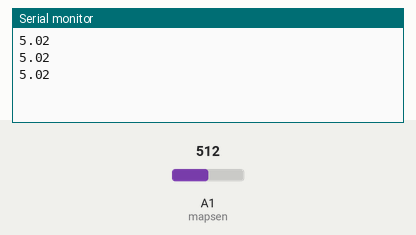
This sketch was run on a simulated Arduino Uno, built with avr-gcc and run on an emulated ATmega328P. Parts: the last lines printed to the serial monitor. The test bench sets the inputs (shaded band); at power-on: A1 (mapsen) = 512.

Above: at 1.2 s.
1.3 s: A1 (mapsen) set to 716
At 1.58 s:
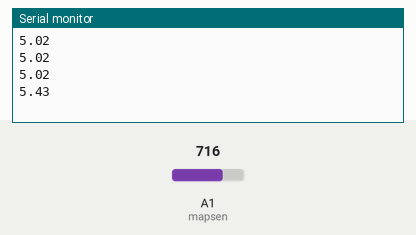
2.8 s: A1 (mapsen) set to 900
At 2.94 s:
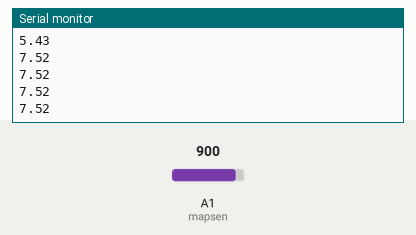
Timing chart, 0 to 5.8 s (numbered marks = the images above; inputs shaded):
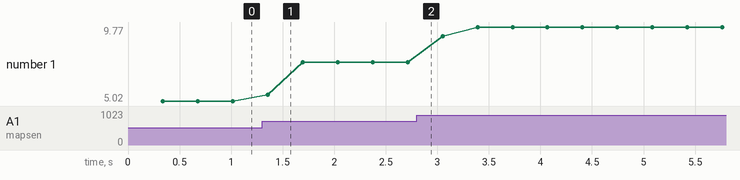

Measured:
- after the input at 1.3 s, the serial monitor: prints a new line after 0.06 s (image 1)
- plotted number 1: 5.02 → 7.52 after the input at 1.3 s, 7.52 → 9.77 after the input at 2.8 s

The sketch:

defi_pressure.ino
```cpp
int mapsen = 1; // Set sensor input on Analog port 0
int NUM_SAMPLES= 300;  // number of samples
float sum = 0;         // sum of samples taken
int sample_count = 0; // current sample number
float input_voltage = 5; //measured with multimeter

void setup() {
 Serial.begin(9600);
}
void loop() {
  sum = 0;
  sample_count = 0;
  while (sample_count <= NUM_SAMPLES) {
        sum += float(analogRead(mapsen));
        sample_count++;
        delay(1);
    }
 float out_voltage = (sum / NUM_SAMPLES * input_voltage) / 1024;
 float P = out_voltage*12.5/input_voltage-1.25; //pressure in bar
 Serial.println(P);
}
```
